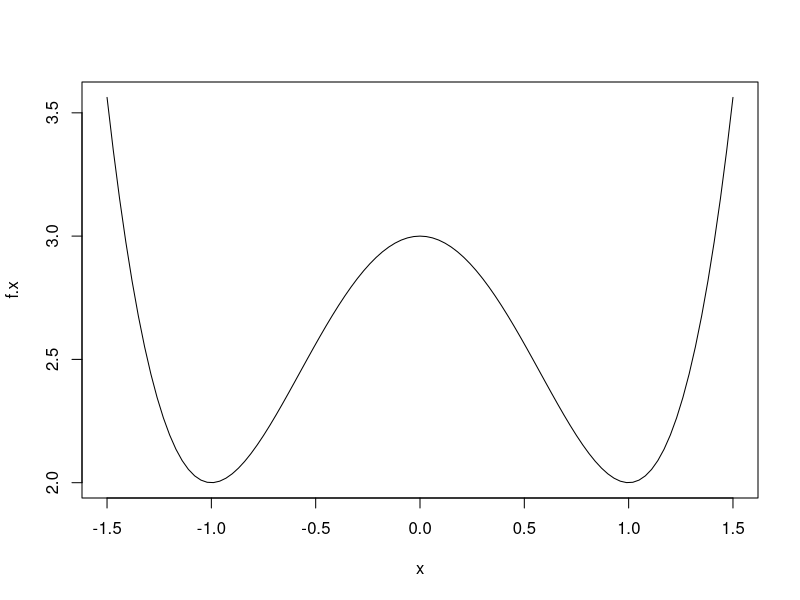

Recreate this plot in R. (Note: this script raises an error after producing the figure.)
#Lab 3rd problem; optimization: 
f.x <- function(x) x^4- 2*x^2 +3

plot(f.x, xlim = c(-1.5, 1.5))

#from the plot, extreme values are at about ~ -1, 0, 1
f.prime <- Deriv(f.x)

#lets plot the derivative of f to ensure: 
plot(f.prime, xlim = c(-2, 2), col = 'green', add = TRUE)
plot(f.prime, xlim = c(-10, 10))

#now find the roots of the derivative to find extreme values: 
uniroot(f.prime, interval = c(-5, -1))

#roots: 0, 1, -1
#this are the roots given by the function uniroot. 
#we have done this by solving the roots of the derivatives of x from our original estimations: 
#now let's find the extreme values: 
f.x(0)
f.x(1)
f.x(-1)
#extreme values: 3, 2, 2


#now, we must determine if they are local maximum or minimum

f.doubleprime <- Deriv(f.prime)

f.doubleprime(-1)
#this is positive therefore -1 is a local minimum. 
f.doubleprime(0)
#this is negative therefore 0 is a local maximum
f.doubleprime(1)
#this is positive therefore 1 is a local minimum 

#therefore we have two local minimums:x = 1, x = -1 
#and one local maximum: x = 0